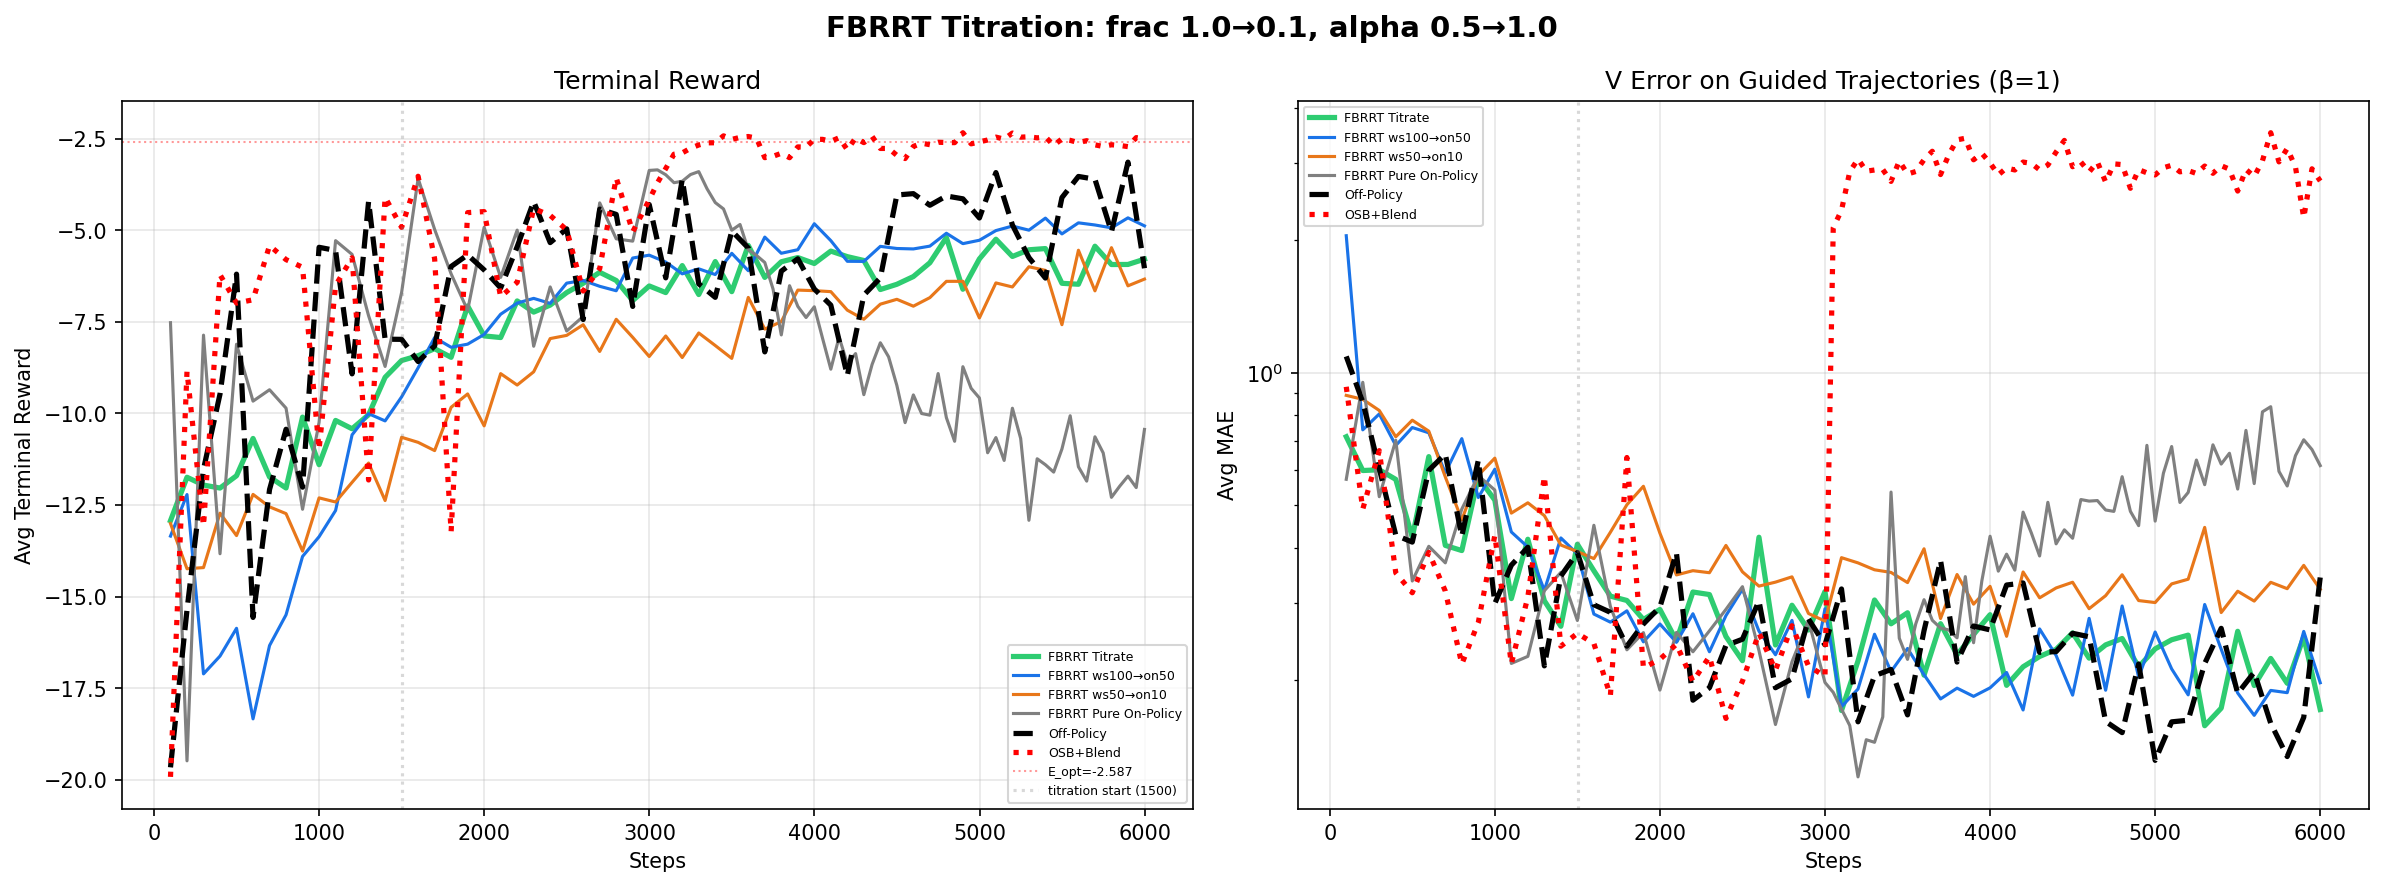

Here is the Python script that generated this plot:
"""
FBRRT with titrated off-policy fraction and fbrrt_alpha.

Schedule (6000 total steps):
  Steps 0-1500 (25%):      off_policy_frac=1.0, fbrrt_alpha=0.5 (pure off-policy warm-start)
  Steps 1500-6000 (75%):   Linear titration:
                            off_policy_frac: 1.0 → 0.1
                            fbrrt_alpha: 0.5 → 1.0

Best config: FBRRT λ=0, ent_λ=2, gd=1e-6, EMA=0.999, LR=1e-3, branch=4
"""

import gc, json, os, shutil, time
from functools import partial
from math import sqrt

import matplotlib
matplotlib.use("Agg")
import matplotlib.pyplot as plt
import numpy as np, pandas as pd, torch, torch.nn as nn
from einops import reduce
from sklearn.datasets import make_moons
from sklearn.mixture import GaussianMixture
from sklearn.preprocessing import StandardScaler
from torch.utils.data import DataLoader, TensorDataset

import lightning as L
from lightning.pytorch.callbacks import Callback, ModelCheckpoint
from lightning.pytorch.loggers import CSVLogger

from diffusion_rl.models.on_policy import OnPolicySMCDataset, OnPolicyValue
from diffusion_rl.modules.resnet_mlp import ValueNetwork

# GMM Setup
X, _ = make_moons(n_samples=10_000, noise=0.05, random_state=42)
scalar = StandardScaler(); X = scalar.fit_transform(X)
clf = GaussianMixture(n_components=100, covariance_type="spherical"); clf.fit(X)
_means = torch.from_numpy(clf.means_).double()
_sigma2 = torch.from_numpy(clf.covariances_).double()
_weights = torch.from_numpy(clf.weights_).double()
_sigmas = torch.sqrt(_sigma2)[:, None]; _weights_col = _weights[:, None]
D = 2; a = 1.0; _c = torch.tensor([1.0, 0.0])
means_np = clf.means_; sigmas_np = np.sqrt(clf.covariances_); weights_np = clf.weights_

class AV(nn.Module):
    def __init__(self, means, sigma2, weights, a=1.0, c=None, D=2):
        super().__init__()
        if c is None: c = torch.tensor([1.0, 0.0])
        self.register_buffer("means", means.float()); self.register_buffer("sigma2", sigma2.float())
        self.register_buffer("weights", weights.float()); self.a = a; self.D = D
        self.register_buffer("c", c.float())
    def _log_Z(self, m, v):
        cc = self.c.double(); d = 1+20*v
        return (-self.D/2*torch.log(d)+(-10*(m**2).sum(-1)+20*(m*cc).sum(-1)+200*v*(cc**2).sum())/d-10*(cc**2).sum())
    def forward(self, x, t):
        x = x.double(); t = t.double().reshape(-1)
        if t.numel() == 1: t = t.expand(x.shape[0])
        t_ = t[:, None]; m = self.means.double(); s2 = self.sigma2.double(); w = self.weights.double()
        dk = t_*s2[None,:]+2*self.a*(1-t_); mm = t_[:,:,None]*m[None,:,:]
        d2 = ((x[:,None,:]-mm)**2).sum(-1); ts = t_+1e-40
        lg = (-self.D/2*torch.log(2*torch.pi*ts*dk)-d2/(2*ts*dk))
        lw = torch.log(w)[None,:]; lpw = lw+lg-torch.logsumexp(lw+lg,dim=1,keepdim=True)
        tV = 2*self.a*(1-t_)*s2[None,:]/dk
        tmu = (s2[None,:,None]*x[:,None,:]+2*self.a*(1-t_)[:,:,None]*m[None,:,:])/dk[:,:,None]
        return torch.logsumexp(lpw+self._log_Z(tmu,tV),dim=1).float()

_anal_vm = AV(_means, _sigma2, _weights, a=a, c=_c, D=D)
def anal_fn(x, t): return _anal_vm(x.cpu(), t.cpu()).to(x.device)

def get_cond_mix(xt, ts, means, sigmas, weights, a):
    n, d = xt.shape; xt_ = xt[...,None]; means_ = means.T[None,...]; ts_ = ts[...,None]
    sigmas_ = sigmas.T; weights_ = weights.T; olw = torch.log(weights_)
    denom = 2*a*(1-ts)+ts*sigmas_**2
    le = -reduce((xt_-means_*ts_)**2,"n d m -> n m","sum")/(2*ts*denom)
    lsf = torch.log(2*a*(1-ts)/denom)*d/2; lrw = olw+le+lsf
    lw = lrw-torch.logsumexp(lrw,dim=1,keepdim=True); lw = torch.where((ts==0),olw,lw)
    nm = (2*a*(1-ts_)*means_+xt_*sigmas_[None,...]**2)/denom[:,None,:]
    return {"log_weights": lw, "means": nm}
def gmm_drift(xt, ts, a):
    ts = ts.reshape(-1,1)
    cond = get_cond_mix(xt,ts,_means.float().to(xt),_sigmas.float().to(xt),_weights_col.float().to(xt),a)
    us = (cond["means"]-xt[:,:,None])/(1-ts[...,None])
    return reduce(torch.exp(cond["log_weights"])[:,None,:]*us,"n d m -> n d","sum")

DEVICE = "mps"
base_drift = lambda x, t: gmm_drift(x, t if t.ndim>=1 else t.unsqueeze(0), a).to(dtype=torch.float)
_rc = _c.clone()
def reward_fn(x): return -10*(x-_rc.to(x)).square().sum(dim=1)
def smc_reward(x, t): return reward_fn(x)
def gmm_sample(n):
    k = np.random.choice(len(weights_np),size=n,p=weights_np)
    return means_np[k]+sigmas_np[k,np.newaxis]*np.random.randn(n,D)

with open("experiments/common/analytical_target.json") as f: _at = json.load(f)
E_OPT = _at["E_opt"]
all_rewards = reward_fn(torch.from_numpy(X).float()); max_r = all_rewards.max()
bias_val = (torch.log(torch.mean(torch.exp(all_rewards-max_r)))+max_r).item()
print(f"E_OPT={E_OPT:.4f}")

TOTAL_STEPS = 6000; WS_STEPS = 1500; LOADER_BATCH_SIZE = 256
LOG_DIR = "lightning_logs/fbrrt_mixed"; CKPT_DIR = "checkpoints/fbrrt_mixed"
val_loader = DataLoader(TensorDataset(torch.zeros(1)), batch_size=1)

class TrajCB(Callback):
    def __init__(self, af, n=256, ns=100): super().__init__(); self.af=af; self.n=n; self.ns=ns
    def on_validation_batch_end(self, trainer, pl, outputs, batch, bi):
        if bi>0: return
        dim=pl.hparams.dim; dev=pl.device; n=self.n; dt=1.0/self.ns
        for beta, label in [(0,"base"),(1,"guided")]:
            x=torch.zeros(n,dim,device=dev); ax,at=[x],[torch.zeros(n,device=dev)]
            dfn=partial(pl.drift,beta=beta)
            for st in torch.linspace(0,1,self.ns+1,device=dev)[:-1]:
                tv=st.expand(n); dx=dfn(x,tv)*dt; db=sqrt(2*pl.a*dt)*torch.randn_like(x)
                x=x+dx+db; ax.append(x); at.append(torch.full((n,),float(st)+dt,device=dev))
            ax=torch.cat(ax); at=torch.cat(at)
            with torch.no_grad(): vp=pl.value_module(ax,at); va=self.af(ax,at)
            err=vp-va
            pl.log(f"traj_avg_mae_{label}",err.abs().mean(),prog_bar=False)
            pl.log(f"traj_avg_bias_{label}",err.mean(),prog_bar=False)


class TitrateCallback(Callback):
    """Linearly titrate off_policy_frac and fbrrt_alpha after warm-start."""
    def __init__(self, dataset, ws_step, total_steps,
                 frac_start, frac_end, alpha_start, alpha_end):
        super().__init__()
        self.dataset = dataset
        self.ws_step = ws_step
        self.total_steps = total_steps
        self.frac_start = frac_start
        self.frac_end = frac_end
        self.alpha_start = alpha_start
        self.alpha_end = alpha_end
        self.started = False

    def on_train_batch_start(self, trainer, pl_module, batch, batch_idx):
        step = trainer.global_step
        if step < self.ws_step:
            return  # still in warm-start
        if not self.started:
            print(f"  [step {step}] Titration started")
            self.started = True
        # Linear interpolation from ws_step to total_steps
        progress = min(1.0, (step - self.ws_step) / (self.total_steps - self.ws_step))
        frac = self.frac_start + (self.frac_end - self.frac_start) * progress
        alpha = self.alpha_start + (self.alpha_end - self.alpha_start) * progress
        self.dataset.off_policy_frac = frac
        self.dataset.fbrrt_alpha = alpha


# --- Run ---
name = "fbrrt_titrate"
print(f"\n{'='*70}")
print(f"  {name}")
print(f"  Steps 0-{WS_STEPS}: off_policy_frac=1.0 (pure off-policy)")
print(f"  Steps {WS_STEPS}-{TOTAL_STEPS}: titrate frac 1.0→0.1, alpha 0.5→1.0")
print(f"{'='*70}")

for v in range(3):
    p = f"{LOG_DIR}/{name}/version_{v}"
    if os.path.exists(p): shutil.rmtree(p)

vm = ValueNetwork(D, bias=bias_val)
model = OnPolicyValue(
    base_score_module=base_drift, value_module=vm,
    reward_function=reward_fn, dim=D, a=a, lr=1e-3,
    loss_type="quad", analytical_value_fn=anal_fn,
    ema_decay=0.999, grad_decay=1e-6,
)

ds = OnPolicySMCDataset(
    dim=D, drift=base_drift, value=model.ema, smc_value=smc_reward,
    reward=reward_fn, device=DEVICE, a=a,
    batch_size=32, n_steps=100, mc_samples_per_step=10,
    sampling_method="fbrrt", lambda_eff=0.0,
    branch=4, entropy_lambda=2.0, fbrrt_alpha=0.5,
    off_policy_frac=1.0,  # start pure off-policy
    generating_function=gmm_sample,
)
loader = DataLoader(ds, batch_size=LOADER_BATCH_SIZE)

traj_cb = TrajCB(anal_fn)
ckpt_cb = ModelCheckpoint(
    dirpath=f"{CKPT_DIR}/{name}", save_last=True, save_top_k=1,
    monitor="val_reward_mean", mode="max", filename="best",
)
titrate_cb = TitrateCallback(
    ds, ws_step=WS_STEPS, total_steps=TOTAL_STEPS,
    frac_start=1.0, frac_end=0.1,
    alpha_start=0.5, alpha_end=1.0,
)
logger = CSVLogger(LOG_DIR, name=name, version=0)

trainer = L.Trainer(
    max_steps=TOTAL_STEPS,
    val_check_interval=max(1, TOTAL_STEPS // 60),
    callbacks=[ckpt_cb, traj_cb, titrate_cb],
    logger=logger, enable_checkpointing=True, enable_progress_bar=True,
)

t0 = time.perf_counter()
trainer.fit(model, loader, val_dataloaders=val_loader)
print(f"Elapsed: {(time.perf_counter()-t0)/60:.1f} min")

# --- Results ---
csv_path = f"{LOG_DIR}/{name}/version_0/metrics.csv"
df_new = pd.read_csv(csv_path)
val = df_new.dropna(subset=["val_reward_mean"])
best = val["val_reward_mean"].max(); final = val["val_reward_mean"].iloc[-1]
bm = df_new.dropna(subset=["traj_avg_mae_base"]); gm = df_new.dropna(subset=["traj_avg_mae_guided"])
bf = bm["traj_avg_mae_base"].iloc[-1] if len(bm)>0 else float("nan")
gf = gm["traj_avg_mae_guided"].iloc[-1] if len(gm)>0 else float("nan")
stable = "YES" if abs(final-best)<5 else "no"
print(f"\nResult: best={best:.3f} final={final:.3f} B-MAE={bf:.3f} G-MAE={gf:.3f} stable={stable}")

# --- Comparison plot ---
runs = {}
runs["FBRRT Titrate"] = df_new

csv = "lightning_logs/fbrrt_mixed/fbrrt_ent2_gd1e6_mixed50/version_0/metrics.csv"
if os.path.exists(csv): runs["FBRRT ws100→on50"] = pd.read_csv(csv)

csv = "lightning_logs/fbrrt_mixed/fbrrt_ent2_gd1e6_ws50_on10/version_0/metrics.csv"
if os.path.exists(csv): runs["FBRRT ws50→on10"] = pd.read_csv(csv)

dfs = []
for v in [0, 1]:
    csv = f"lightning_logs/fbrrt_gd_sweep/fbrrt_ent2_gd1e-06/version_{v}/metrics.csv"
    if os.path.exists(csv):
        d = pd.read_csv(csv)
        if v == 1: d = d.copy(); d["step"] = d["step"] + 3000
        dfs.append(d)
if dfs: runs["FBRRT Pure On-Policy"] = pd.concat(dfs, ignore_index=True)

for log in ["lightning_logs/fbrrt_sweep/offpolicy", "lightning_logs/mixed_final/offpolicy"]:
    csv = f"{log}/version_0/metrics.csv"
    if os.path.exists(csv): runs["Off-Policy"] = pd.read_csv(csv); break

for log in ["lightning_logs/fbrrt_sweep/osb_blend_ws3k", "lightning_logs/mixed_final/osb_blend"]:
    dfs = []
    for v in [0, 1]:
        csv = f"{log}/version_{v}/metrics.csv"
        if os.path.exists(csv):
            d = pd.read_csv(csv)
            if v == 1: d = d.copy(); d["step"] = d["step"] + 3000
            dfs.append(d)
    if dfs: runs["OSB+Blend"] = pd.concat(dfs, ignore_index=True); break

styles = {
    "Off-Policy":           dict(color="black", ls="--", lw=2.5),
    "OSB+Blend":            dict(color="red", ls=":", lw=2.5),
    "FBRRT Pure On-Policy": dict(color="gray", ls="-", lw=1.5),
    "FBRRT ws100→on50":     dict(color="#1a73e8", ls="-", lw=1.5),
    "FBRRT ws50→on10":      dict(color="#e8771a", ls="-", lw=1.5),
    "FBRRT Titrate":        dict(color="#2ecc71", ls="-", lw=2.5),
}

fig, axes = plt.subplots(1, 2, figsize=(16, 6))
fig.suptitle("FBRRT Titration: frac 1.0→0.1, alpha 0.5→1.0", fontsize=14, fontweight="bold")

for nm, df_r in runs.items():
    s = styles.get(nm, dict(color="blue", ls="-", lw=1.5))
    val_r = df_r.dropna(subset=["val_reward_mean"])
    axes[0].plot(val_r["step"].values, val_r["val_reward_mean"].values, label=nm, **s)
    sub = df_r.dropna(subset=["traj_avg_mae_guided"])
    if len(sub) > 0:
        axes[1].plot(sub["step"].values, sub["traj_avg_mae_guided"].values, label=nm, **s)

axes[0].axhline(E_OPT, color="red", linestyle=":", linewidth=1, alpha=0.4, label=f"E_opt={E_OPT:.3f}")
axes[0].axvline(WS_STEPS, color="gray", linestyle=":", alpha=0.3, label=f"titration start ({WS_STEPS})")
axes[0].set_xlabel("Steps"); axes[0].set_ylabel("Avg Terminal Reward")
axes[0].set_title("Terminal Reward"); axes[0].legend(fontsize=6); axes[0].grid(True, alpha=0.3)

axes[1].axvline(WS_STEPS, color="gray", linestyle=":", alpha=0.3)
axes[1].set_xlabel("Steps"); axes[1].set_ylabel("Avg MAE")
axes[1].set_title("V Error on Guided Trajectories (β=1)")
axes[1].legend(fontsize=6); axes[1].grid(True, alpha=0.3); axes[1].set_yscale("log")

plt.tight_layout()
plt.savefig("experiments/misc/2026-05-06_fbrrt_sweeps/fbrrt_titrate.png", dpi=150, bbox_inches="tight")
print(f"Saved: experiments/misc/2026-05-06_fbrrt_sweeps/fbrrt_titrate.png")
plt.close()
print("Done.")
